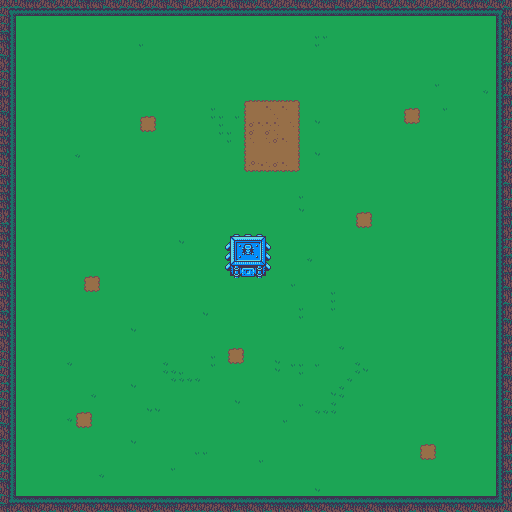

Below is a game level as drawn by its tile map, then a one-line description and the .tmx that defines it (tile-layer data replaced by summaries):
An orthogonal 64x64 tile map with 8x8 px tiles, 2 tile layers (Tile Layer 1, Tile Layer 2), 2 tilesets.

<map version="1.2" tiledversion="1.2.5" orientation="orthogonal" renderorder="right-down" width="64" height="64" tilewidth="8" tileheight="8" infinite="0" nextlayerid="4" nextobjectid="1">
 <tileset firstgid="1" source="8x8tileset.tsx" />
 <tileset firstgid="61" source="base.tsx" />
 <layer id="1" name="Tile Layer 1" width="64" height="64">
  <data>[4096 cells, 4096 non-empty, 32 distinct tile ids]</data>
 </layer>
 <layer id="3" name="Tile Layer 2" width="64" height="64">
  <data>[4096 cells, 36 non-empty, 36 distinct tile ids]</data>
 </layer>
</map>
